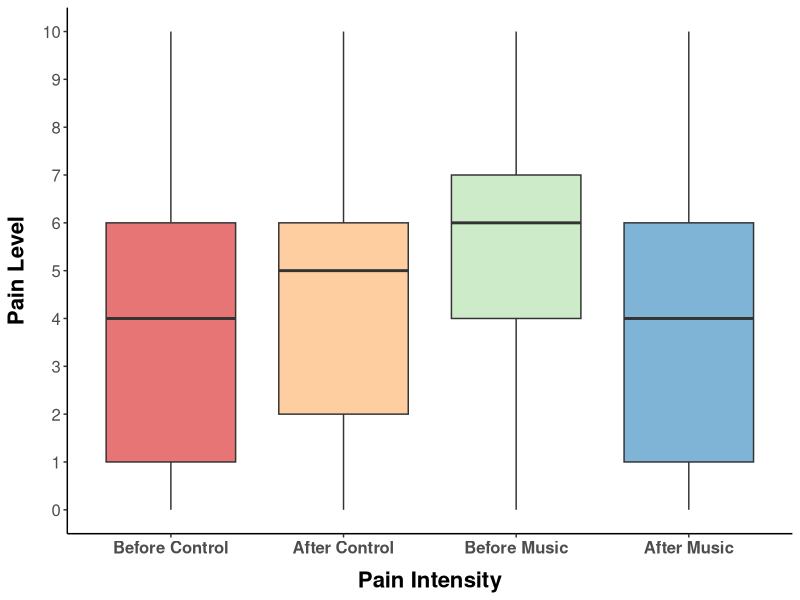
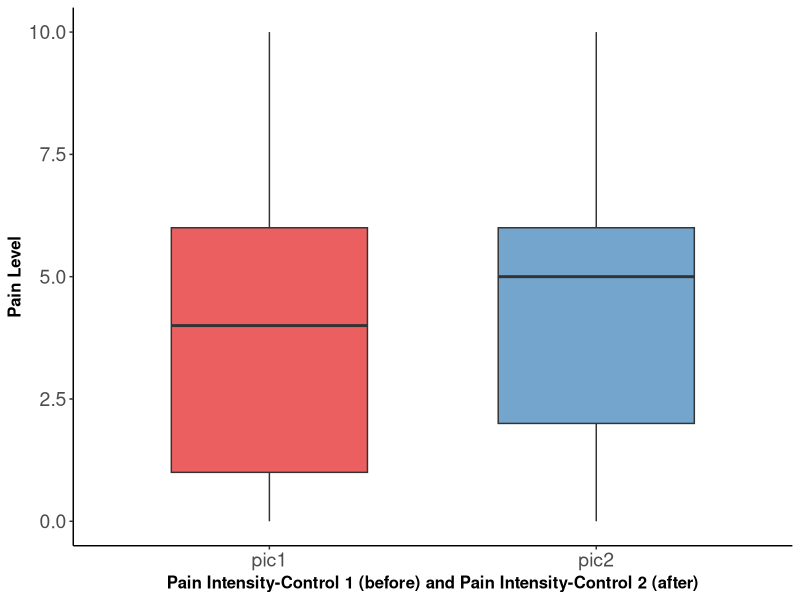
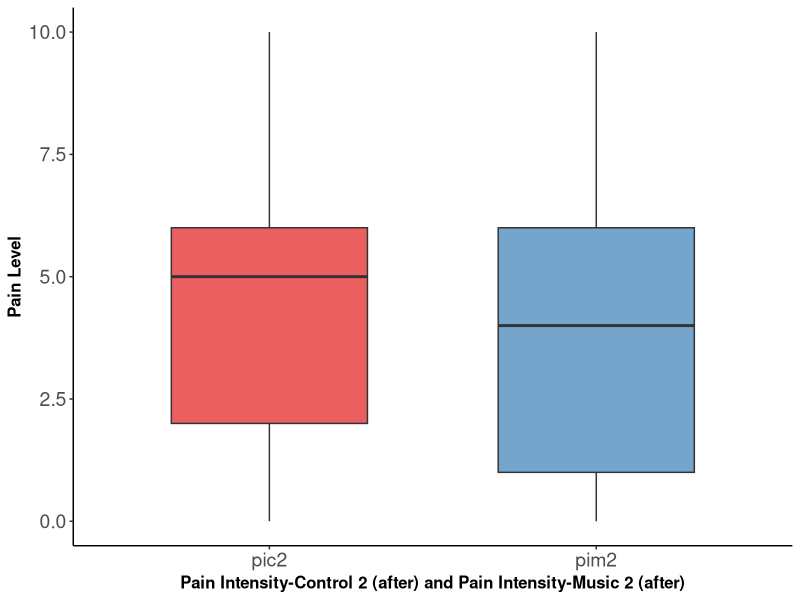

R code for these plots, in order:
## ---- chunk 1
library(ggplot2)
library(dplyr)
library(tidyr)
## ---- chunk 2

library(ggplot2)
library(tidyr)
library(dplyr)

data <- read.csv("dataset.csv")

data_long <- data %>%
  pivot_longer(
    cols = c(pic1, pic2, pim1, pim2),
    names_to = "treatment",
    values_to = "value"
  )

ggplot(
  data_long %>%
    mutate(
      treatment = recode(
        treatment,
        pic1 = "Before Control",
        pic2 = "After Control",
        pim1 = "Before Music",
        pim2 = "After Music"
      ),
      treatment = factor(
        treatment,
        levels = c("Before Control", "After Control", "Before Music", "After Music")
      )
    ),
  aes(x = treatment, y = value, fill = treatment)
) +
  geom_boxplot(alpha = 0.6) +
  scale_y_continuous(breaks = seq(0, 10, 1)) +
  coord_cartesian(ylim = c(0, 10)) +
  scale_fill_brewer(palette = "Spectral") +
  theme_classic() +
  theme(
    legend.position = "none",
    axis.text.x = element_text(size = 12, face = "bold"),
    axis.text.y = element_text(size = 12),
    axis.title.x = element_text(size = 16, face = "bold", margin = margin(t = 10)),
    axis.title.y = element_text(size = 16, face = "bold", margin = margin(r = 10))
  ) +
  xlab("Pain Intensity") +
  ylab("Pain Level")

## ---- chunk 3
library(ggplot2)
library(tidyr)
library(dplyr)

data <- read.csv("dataset.csv")

# Pivot pic1 and pic2 into long format
data_long <- data %>%
  pivot_longer(cols = c(pic1, pic2), names_to = "treatment", values_to = "value")

# Make boxplot
ggplot(data_long, aes(x = treatment, y = value, fill = treatment)) +
  geom_boxplot(alpha = 0.7, width = 0.6) +
  theme_classic() +
  scale_fill_brewer(palette = "Set1") +
  ylab("Pain Level") +
  xlab("Pain Intensity-Control 1 (before) and Pain Intensity-Control 2 (after)") +
  theme(
    axis.text = element_text(size = 14),
    axis.title = element_text(size = 12, face = "bold"),
    legend.position = "none"
  )

## ---- chunk 4
library(ggplot2)
library(tidyr)
library(dplyr)

data <- read.csv("dataset.csv")

# Pivot pim1 and pim2 into long format
data_long_pim <- data %>%
  pivot_longer(cols = c(pic2, pim2), names_to = "treatment", values_to = "value")

# Make boxplot
ggplot(data_long_pim, aes(x = treatment, y = value, fill = treatment)) +
  geom_boxplot(alpha = 0.7, width = 0.6) +
  theme_classic() +
  scale_fill_brewer(palette = "Set1") +
  ylab("Pain Level") +
  xlab("Pain Intensity-Control 2 (after) and Pain Intensity-Music 2 (after)") +
  theme(
    axis.text = element_text(size = 14),
    axis.title = element_text(size = 12, face = "bold"),
    legend.position = "none"
  )
## ---- chunk 5

## ---- chunk 6
t.test(data$pic2, data$pic1, paired = TRUE)

## ---- chunk 7
t.test(data$pim2, data$pim1, paired = TRUE)

